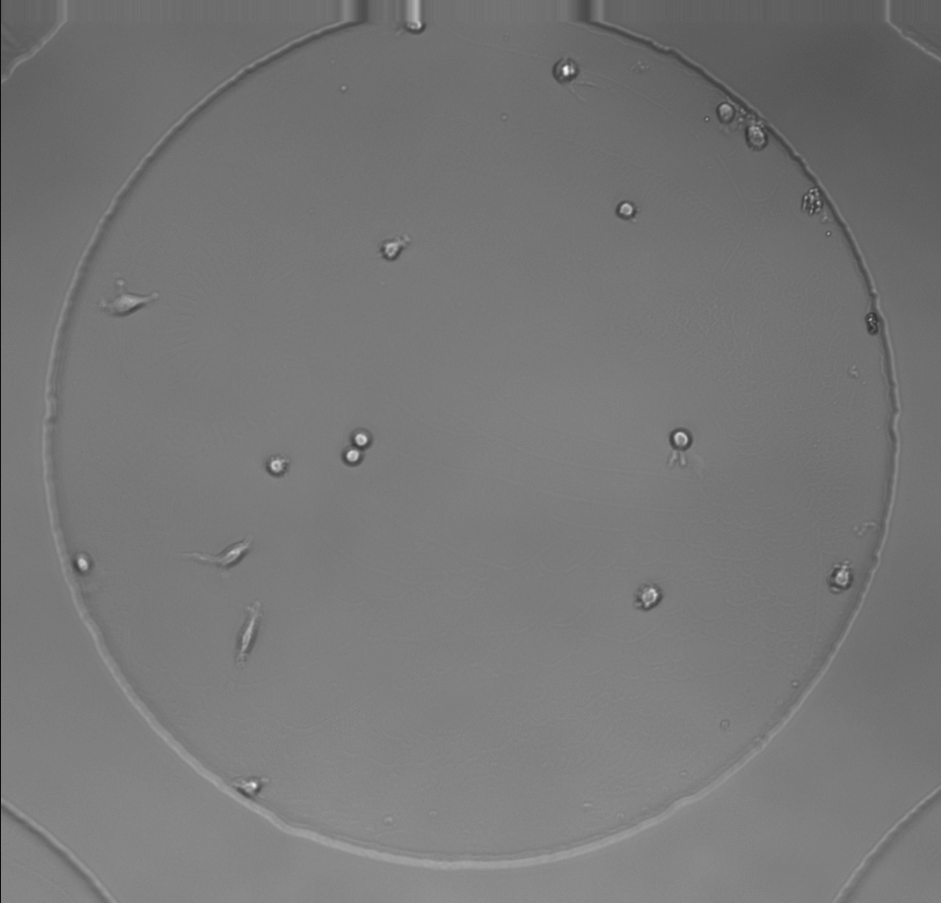
#> input picture hucre.png, 942 x 903 px
$ jupyter execute '234327030_ethem_kuloğlu.ipynb'
#> lines starting #> are read from the running program, lines starting #| are printed output that depends on the picture; after the words box and inside, x2 and y2 are one past the last pixel; in counts of white or black regions, pixels touching at a corner belong together
### Kullanılan kütüphanelerin projeye dahil edilmesi

[cell 1]
import cv2
import numpy as np
from matplotlib import pyplot as plt

### Verilen hücre görüntüsünün grayscale olarak yüklenmesi

Görüntü işlemlerine tabi tutmadan önce görüntüyü gri tonlamaları hale getiriyoruz. Böylece tek boyutlu bir görüntü elde etmiş oluyoruz.

[cell 2]
img = cv2.imread("hucre.png")
#> img is the input picture: shape (903, 942, 3); min 14, max 255, mean 119.1

gray_img = cv2.cvtColor(img, cv2.COLOR_BGR2GRAY)

plt.figure(figsize=(10, 10))
plt.subplot(1, 1, 1).set_title("Original Görüntü")
plt.imshow(gray_img, cmap="gray")

### Görüntüye keskinleştirme işlemi uygulanması

cv2.filter2D fonksiyonu ile görüntüyü keskinleştirmeye çalıştım. Ama daha başarılı sonucu önce GaussianBlur ile yumuşatma işlemi yapıp üstüne orjinal görüntüyü eklemek ile buldum. 9X9 boyutlu bir kernel kullandım.

[cell 3]
gaussian_blur = cv2.GaussianBlur(gray_img, (9, 9), 10)
sharpened_img = cv2.addWeighted(gray_img, 1.5, gaussian_blur, -0.5, 0)

plt.figure(figsize=(10, 10))
plt.subplot(1, 1, 1).set_title("Keskinleştirilmiş Görüntü")
plt.imshow(sharpened_img, cmap="gray")

### Keskinleştirilmiş görüntüye eşikleme yöntemi ile ikili görüntüye dönüştürme

Keskinleştirme (thresholding), görüntüde belirli bir eşik değeri kullanarak pikselleri siyah ve beyaz olarak ikiye böler.
threshold_local ve threshold_otsu ile denemeler yaptım. En başarılı sonucu adaptiveThreshold ile sağladım.

[cell 4]
thresh_img = cv2.adaptiveThreshold(sharpened_img, 155, cv2.ADAPTIVE_THRESH_GAUSSIAN_C, cv2.THRESH_BINARY, 23, 29)
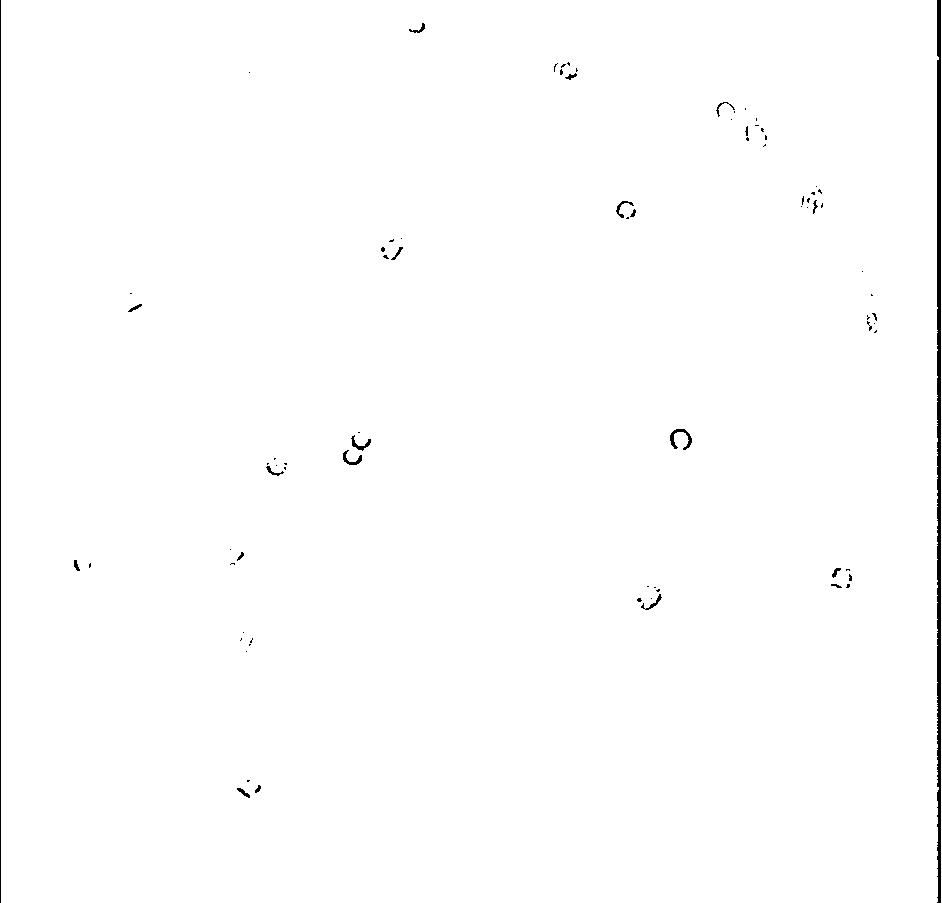
#> thresh_img: shape (903, 942); values 0 (black) and 155 (white), 99.3% white; 81 black regions (59 under 20 px), largest, box (x1, y1, x2, y2) and area: (937, 0, 941, 903) 3414, (0, 0, 1, 903) 903, (670, 429, 692, 450) 166

plt.figure(figsize=(10, 10))
plt.subplot(1, 1, 1).set_title("Eşikleme Uygulanmış Görüntü")
plt.imshow(thresh_img, cmap="gray")

### Görüntüye morfolojik bir teknik uygulama

Çıktı çok sayıda bileşen içerdiği için, bileşen sayısını azaltmak için morfolojik bir teknik uygulamak gerekti.
Özellikle görüntüdeki küçük nesnelerin veya gürültülerin kaldırılmasında ve nesnelerin kenarlarının yumuşatılmasında için 1X1 bir kernel ile açma işlemi(Opening) uyguladım.

Elde ettiğim görüntüye nesnelerin kenarlarını aşındırıp küçültmesi için erozyon(erosion) uyguladım. Erozyon, nesne kenarlarındaki ince uzantıları kaldırarak nesneleri küçültür. Erozyonda 2X2'lik bir kerneli tek iterasyon ile kullandım.

Kenar tespiti (Edge detection) işlemi, bir görüntüdeki nesne sınırlarını veya kenarlarını belirleme işlemidir. Bu çalışmada en başarılı kenar tespit algoritmalarından biri olan Canny'yi kullandım. Bir sonraki aşamada bağlantılı bileşenlerin tespiti için Canny'yi kullanmak önem arz etmektedir.

[cell 5]
kernel_opening = np.ones((1, 1), np.uint8)
opening_result = cv2.morphologyEx(thresh_img, cv2.MORPH_OPEN, kernel_opening)

kernel_erosion = np.ones((2, 2), np.uint8)
erosion_img = cv2.erode(opening_result, kernel_erosion, iterations=1)
#> erosion_img: shape (903, 942); values 0 (black) and 155 (white), 99% white; 71 black regions (37 under 20 px), largest, box (x1, y1, x2, y2) and area: (937, 0, 942, 903) 4394, (0, 0, 2, 903) 1806, (670, 429, 693, 451) 237
edge_img = cv2.Canny(erosion_img, 100, 200)
#> edge_img: shape (903, 942); 0.39% white in thin lines or dots

plt.figure(figsize=(20, 20))
plt.subplot(1, 2, 1).set_title("Morfolojik İşlem (Opening & Erosion) Uygulanmış Görüntü")
plt.imshow(erosion_img, cmap="gray")

plt.figure(figsize=(20, 20))
plt.subplot(1, 2, 2).set_title("Kenar İşlemi (Canny) Uygulanmış Görüntü")
plt.imshow(edge_img, cmap="gray")

### Genişletme işleminin uygulanması

Bağlantı bileşenlerini etiketlemeden önce son bir morfolojik işlem olan genişletme (dilation) işlemini uyguladım. Bu işlem nesneleri genişleterek bağlantı bileşenlerinin tespitine kolaylık sağlayacaktır. 4X4'lik bir kernel ile 2 iterasyon kullandım.

[cell 6]
kernel = np.ones((4,4), np.uint8)
dilated_edges = cv2.dilate(edge_img, kernel, iterations=2)
#> dilated_edges: shape (903, 942); 2.6% white; 24 white regions, largest, box (x1, y1, x2, y2) and area: (934, 0, 942, 903) 6581, (0, 0, 6, 903) 5418, (340, 429, 376, 470) 987

plt.figure(figsize=(10, 10))
plt.subplot(1, 1, 1).set_title("Genişletme İşlemi Uygulanmış Görüntü")
plt.imshow(dilated_edges, cmap="gray")

### Bağlantı bileşen etiketleme algoritmasını uygulama

Bağlantı bileşenleri etiketleme (connected components labeling) işleminin temel amacı, bir görüntüdeki farklı nesneleri, nesnelerin piksellerini ayrı gruplara ayırarak etiketlemektir. Bileşenlerin yönü, alanı vb. bilgilerini bulmak için connectedComponentsWithStats fonksiyonunu kullandım. Bu fonksiyon istatistiki bilgileri de döner.

[cell 7]
_, labels, stats, centroids = cv2.connectedComponentsWithStats(dilated_edges)
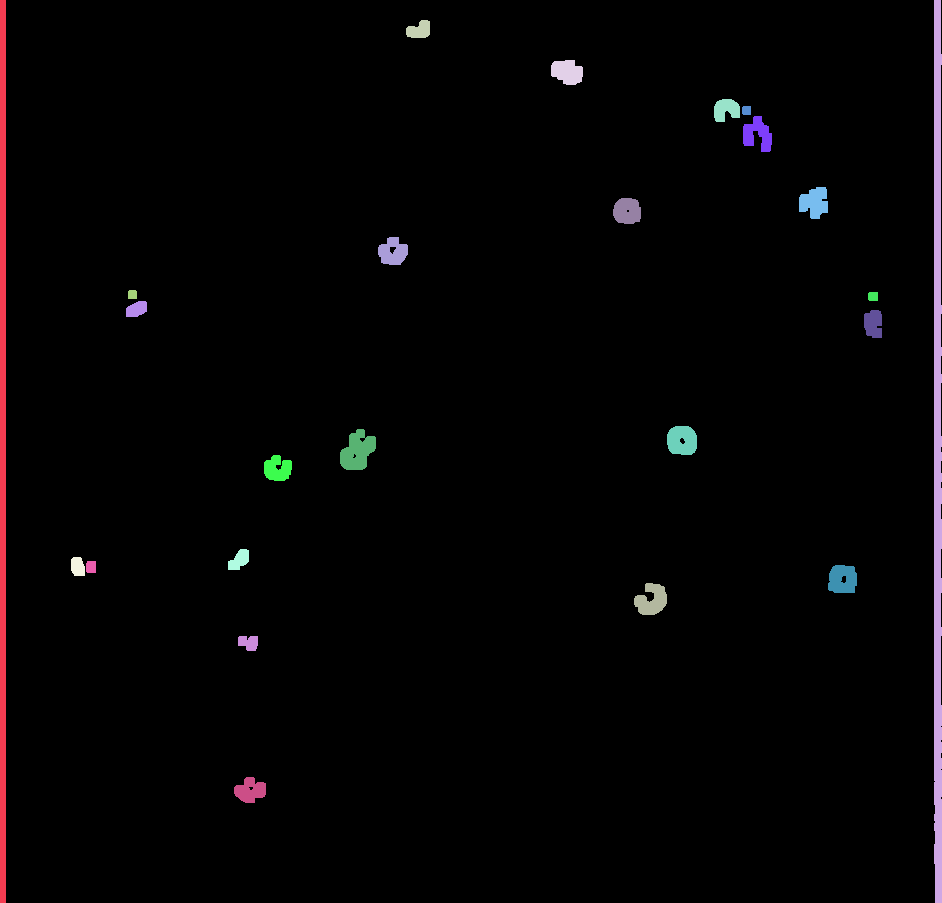
#> labels: shape (903, 942) int32; 25 distinct labels, from 0 to 24; one colour per label, 0 black
#> stats = 25 rows, first 6: [6, 0, 936, 903, 828608], [0, 0, 6, 903, 5418], [934, 0, 8, 903, 6581], [406, 20, 24, 18, 329], [551, 60, 32, 25, 626], [714, 99, 26, 23, 449]; centroids = 25 pairs, first value 2.5 to 937.2, second value 29.75 to 790.1

### Algılanan bileşenleri farklı renklerde gösterme

Genişletme uygulanmış görseldeki bileşenleri farklı renklerde göstermek için öncelikle resmi gri seviyeden renkli seviyeye getirdim.
applyColorMap ile önceki aşamada bulunan etiketlere renklendirme uyguladım.

[cell 8]
colored_img = cv2.cvtColor(dilated_edges, cv2.COLOR_BGR2RGB)

color_map = cv2.applyColorMap(np.uint8(labels * 255 / labels.max()), cv2.COLORMAP_JET)
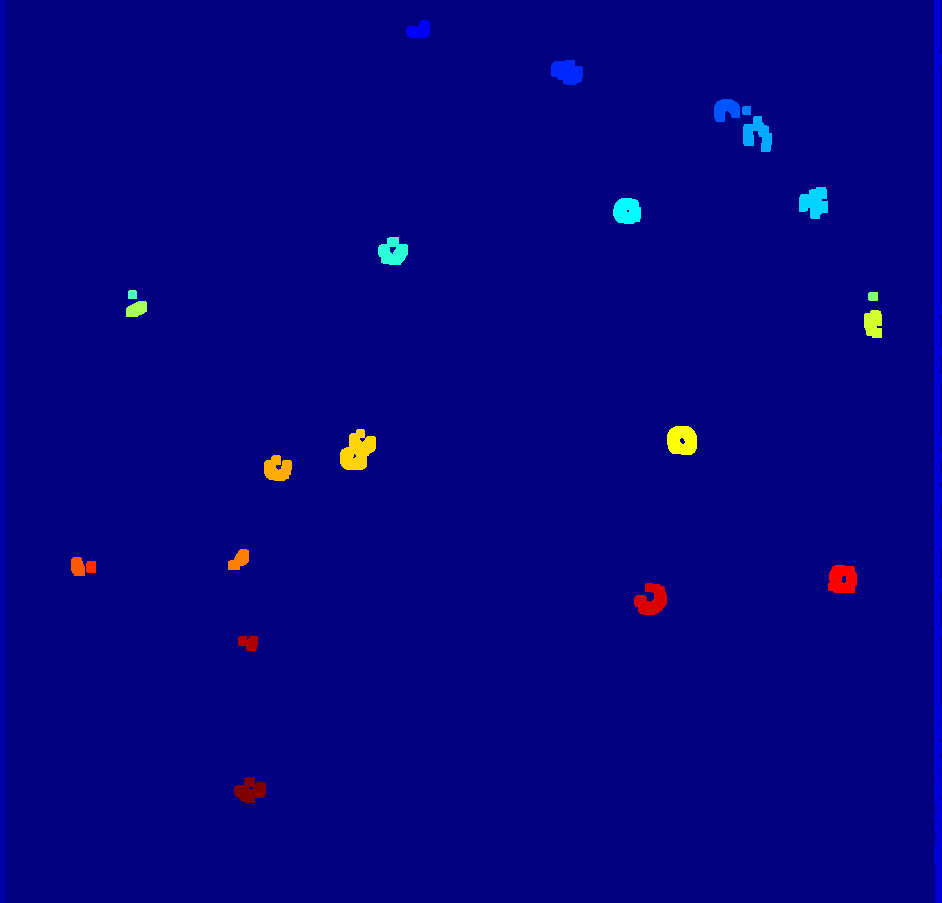
#> color_map: shape (903, 942, 3); mean B, G, R 128.7, 1.7, 1.6

result_img = np.zeros_like(colored_img)

for label in range(1, len(stats)):
    mask = (labels == label)
    color = np.random.randint(0, 256, size=3)
    result_img[mask] = color_map[mask]
#> this loop made 24 passes
#> color on passes 1 to 12: [172, 47, 117], [192, 67, 251], [195, 103, 9], [211, 21, 242], [36, 87, 70], [216, 88, 140], [58, 193, 230], [39, 87, 174], [88, 81, 165], [25, 77, 72], [9, 148, 115], [208, 243, 197]
#> pass 1, `mask = (labels == label)`:
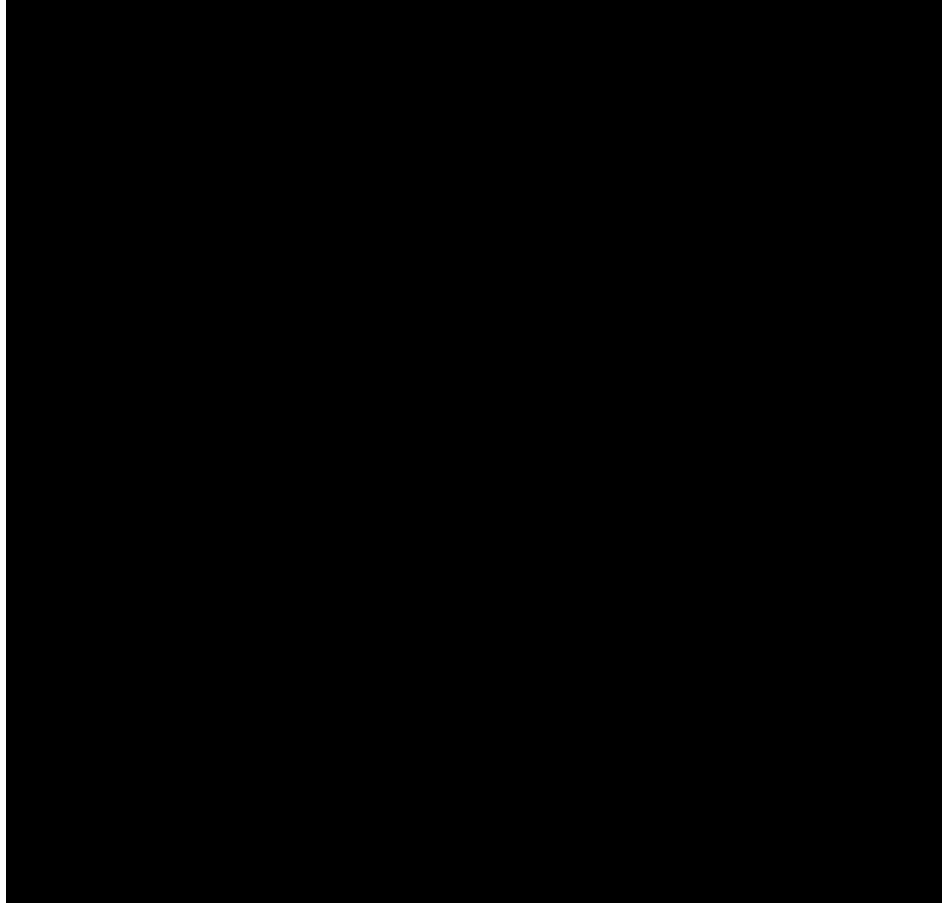
#> mask: shape (903, 942) bool; 0.64% white; 1 white region, box (x1, y1, x2, y2) and area: (0, 0, 6, 903) 5418
#> after the loop:
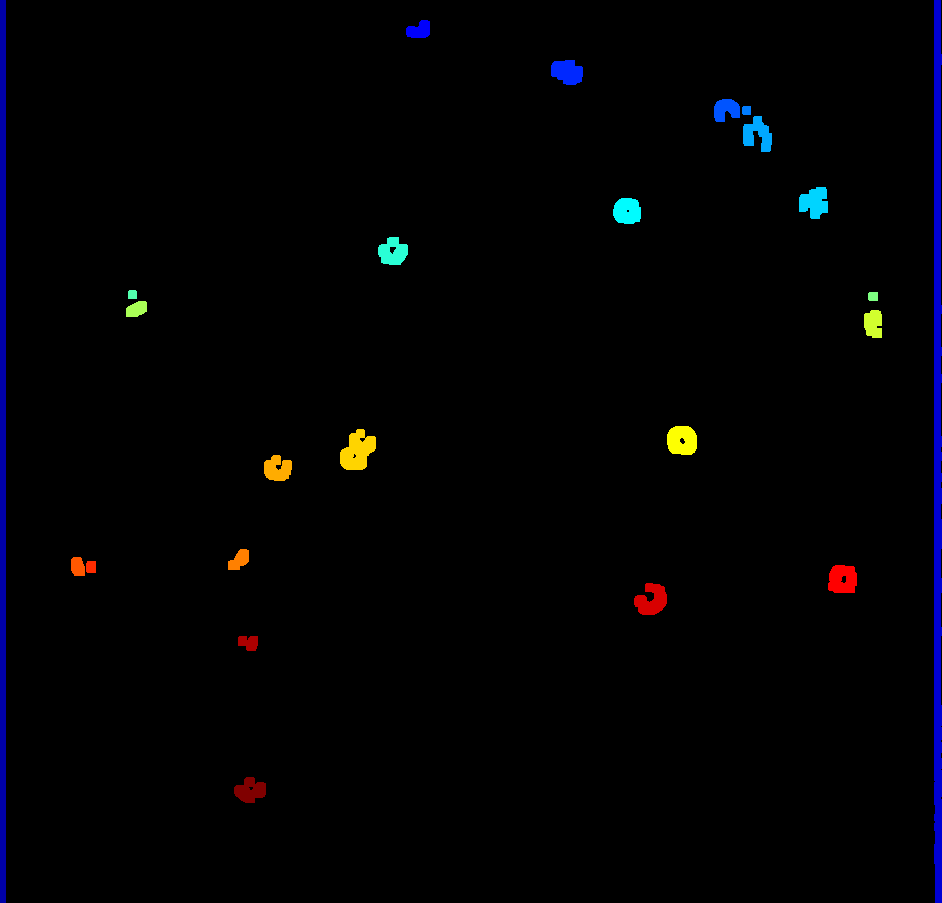
#> result_img: shape (903, 942, 3); mean B, G, R 4, 1.7, 1.6

plt.figure(figsize=(10, 10))
plt.subplot(1, 1, 1).set_title("Bağlı Bileşen Etiketleme Uygulanmış Renkli Görüntü")
plt.imshow(result_img)

### Tespit edilen nesneler için istatistiki bilgilerin bulunması

connectedComponentsWithStats ile bulunan nesne istatistikleri içinde dönerek alanı, yönü, daireselliği, alanın çevreye oranı ve kompaktlığı ekrana yazdırdım.

[cell 9]
for i in range(1, len(stats)):
    area = stats[i][cv2.CC_STAT_AREA] # Alanı hesapla

    x, y, width, height = stats[i][cv2.CC_STAT_LEFT:cv2.CC_STAT_LEFT+4]
    direction = (width, height) # Yönü

    perimeter = 2 * (width + height) # Çevresi

    circularity = (4 * 3.1415 * area) / (perimeter ** 2) # Dairesellik

    region_mask = (labels == i).astype(np.uint8)

    contours, _ = cv2.findContours(region_mask, cv2.RETR_EXTERNAL, cv2.CHAIN_APPROX_SIMPLE) # Kontur bulma işlemi
    contour_of_interest = contours[0]

    perimeter_of_interest = cv2.arcLength(contour_of_interest, True)
    area_of_interest = stats[i][cv2.CC_STAT_AREA]
    area_to_perimeter_ratio = area_of_interest / perimeter_of_interest

    compactness = (4 * 3.1415 * area_of_interest) / (perimeter_of_interest ** 2) # Kompaktlığı hesaplama

    print(f"{str(i).rjust(2, '0')}. bölge için alanı: {area}\t yönü: {direction}\t daireselliği: {round(circularity, 4)}\t alanın çevreye oranı: {round(area_to_perimeter_ratio, 4)}\t kompaktlığı : {round(compactness, 4)}")
#> this loop made 24 passes
#> (area, x, y, width, height, perimeter, circularity, perimeter_of_interest) on passes 2 to 13: (6581, 934, 0, 8, 903, 1822, 0.0249, 1833.4), (329, 406, 20, 24, 18, 84, 0.586, 74.38), (626, 551, 60, 32, 25, 114, 0.605, 101.2), (449, 714, 99, 26, 23, 98, 0.587, 96.28), (79, 742, 106, 9, 9, 36, 0.766, 30.83), (633, 743, 116, 29, 36, 130, 0.471, 150), (679, 799, 187, 29, 32, 122, 0.573, 127.2), (615, 613, 198, 28, 26, 108, 0.663, 92.28), (602, 378, 237, 30, 28, 116, 0.562, 102), (79, 128, 290, 9, 9, 36, 0.766, 30.83), (88, 868, 292, 10, 9, 38, 0.766, 32.83), (265, 126, 301, 21, 16, 74, 0.608, 62.38)
#> (area, x, y, width, height, perimeter, circularity, contour_of_interest) on pass 1: (5418, 0, 0, 6, 903, 1818, 0.0206, [[0, 0], [0, 902], [5, 902], [5, 0]])
#| 01. bölge için alanı: 5418	 yönü: (6, 903)	 daireselliği: 0.0206	 alanın çevreye oranı: 2.9868	 kompaktlığı : 0.0207
#| 02. bölge için alanı: 6581	 yönü: (8, 903)	 daireselliği: 0.0249	 alanın çevreye oranı: 3.5895	 kompaktlığı : 0.0246
#| 03. bölge için alanı: 329	 yönü: (24, 18)	 daireselliği: 0.5859	 alanın çevreye oranı: 4.4229	 kompaktlığı : 0.7472
#| 04. bölge için alanı: 626	 yönü: (32, 25)	 daireselliği: 0.6053	 alanın çevreye oranı: 6.185	 kompaktlığı : 0.7679
#| 05. bölge için alanı: 449	 yönü: (26, 23)	 daireselliği: 0.5875	 alanın çevreye oranı: 4.6633	 kompaktlığı : 0.6086
#| 06. bölge için alanı: 79	 yönü: (9, 9)	 daireselliği: 0.766	 alanın çevreye oranı: 2.5626	 kompaktlığı : 1.0445
#| 07. bölge için alanı: 633	 yönü: (29, 36)	 daireselliği: 0.4707	 alanın çevreye oranı: 4.2188	 kompaktlığı : 0.3533
#| 08. bölge için alanı: 679	 yönü: (29, 32)	 daireselliği: 0.5733	 alanın çevreye oranı: 5.3375	 kompaktlığı : 0.5272
#> (further printed lines are left out)
#> region_mask: shape (903, 942); values 0 (black) and 1 (white), 0.07% white; 1 white region, box (x1, y1, x2, y2) and area: (234, 777, 266, 803) 570
